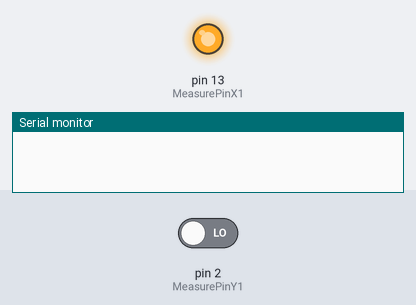
The sketch below on a simulated Arduino Uno, built with avr-gcc and run on an emulated ATmega328P. Shown: output pins drawn as LEDs (lit = HIGH), the last lines printed to the serial monitor. The test bench sets the inputs (shaded band); at power-on: pin 2 (MeasurePinY1) LOW.

Above: at 1.2 s.
1.3 s: pin 2 (MeasurePinY1) driven HIGH
At 2.7 s:
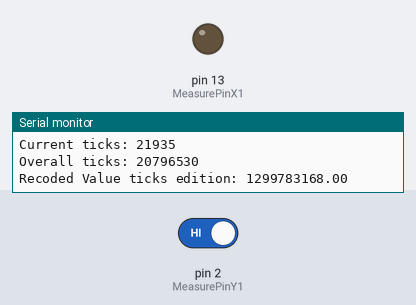
Timing chart, 0 to 4.3 s (numbered marks = the images above; inputs shaded):
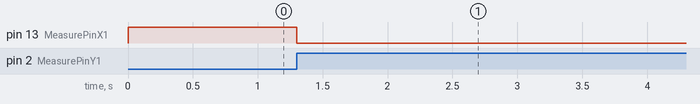

Measured:
- after the input at 1.3 s, pin 13 (MeasurePinX1): HIGH → LOW at once

The sketch:

SolutionMain.ino
```cpp
/*
 Name:    ProtoCapa.ino
 Created: 3/6/2020 4:06:08 AM
 Author:  RedCrown
*/

int MeasurePinX1 = 13; // PORTB5
int MeasurePinY1 = 2;

int ButtonPin = 3;

bool MeasureMode = false;
bool SetUp = false;
volatile unsigned long StartValue = -1;
volatile unsigned long TickCounter = 0;
volatile byte ADCValue;
long ProtectionValue = 1000000;// 1 second ? millis=10-3 micros=10-6


ISR (TIMER1_OVF_vect)
{
  TickCounter++;
}

void LauchTimer(){
  noInterrupts();
  TIMSK1=0x01; // enabled global and timer overflow interrupt;
  TCCR1A = 0x00; // normal operation page 148 (mode0);
  TCNT1=0x0000; // 16bit counter register
  TCCR1B = 1; // start timer/ set clock
  interrupts();
}

void ButtonCatched(){
  if (MeasureMode){
    Serial.println("Exiting From Measuring");
    StartValue = -1;
    TCCR1B = 0;
    MeasureMode = false;
    PORTB &= ~(1 << PORTB5);
    delay(2000);
  } else {
    MeasureMode = true;
    TickCounter = 0;
    PORTB |= (1 << PORTB5);
    LauchTimer();
  }
}

void MeasureEnded(){
  noInterrupts();
  TCCR1B = 0;
  unsigned long TimerTicks = TCNT1;
  PORTB &= ~(1 << PORTB5);
  Serial.print("Overflows: "); Serial.println(TickCounter);
  Serial.print("Current ticks: "); Serial.println(TimerTicks);
  TimerTicks = TimerTicks+ (TickCounter*65535);
  Serial.print("Overall ticks: "); Serial.println(TimerTicks);
  Serial.print("Recoded Value ticks edition: ");
  double Result = TimerTicks*62.5;
  Serial.println(Result);
  MeasureMode = false;
  StartValue = -1;
  interrupts();
  //ButtonCatched();
}

void setup() {
  //SetupADC();
  Serial.begin(9600);
  pinMode(MeasurePinX1, OUTPUT);
  pinMode(MeasurePinY1, INPUT);
  PORTB &= ~(1 << PORTB5);
  attachInterrupt(digitalPinToInterrupt(MeasurePinY1), MeasureEnded, RISING);

  //Serial.println("Set up complete");
  //Serial.println("Launching");
  ButtonCatched();
}

void loop() {

}
```
